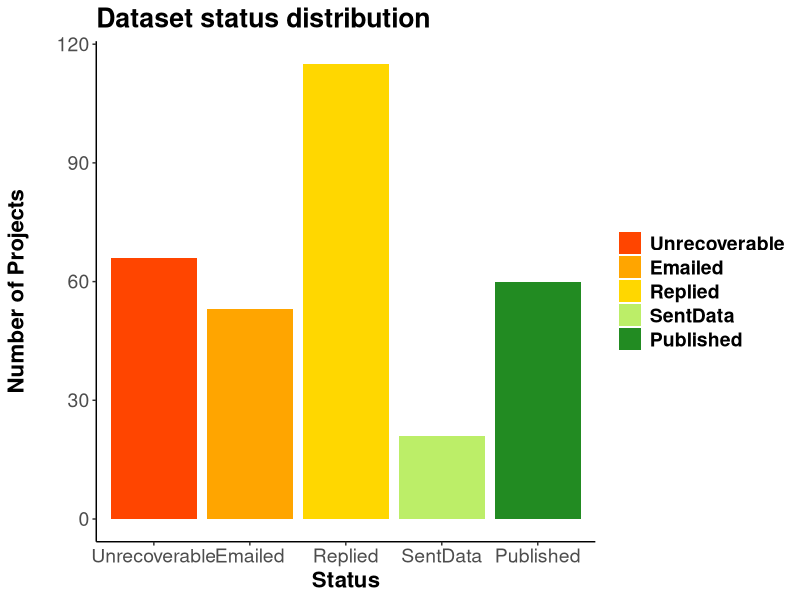

The R source for this figure: (Note: this script raises an error after producing the figure.)
## ---- chunk 1

library(knitr)
library(dplyr)
library(readr)
library(ggplot2)
library(reshape2)
library(grid)
library(gridExtra)
library(gtable)
library(cowplot)

rslt=read.csv('data/archResRevised2.csv',header=T,stringsAsFactors=F)
rslt[rslt$Status=='published','Status']<-'Published'

rslt$succ=ifelse(rslt$Status %in% c('Published','SentData','Revised'),0,1)
rslt$statSucc=ifelse(rslt$Status %in% c('Published','SentData','Revised'),1,2) # 1 = success, 2 = not successful

agDes=read.csv('data/ecoInfoAgencyDesig.csv',header=T,stringsAsFactors=T,col.names=c('agency','agGrp','agSubGrp'))
agDes$agGrp=gsub('nonProf','private',agDes$agGrp)

rslt2=merge(rslt,agDes,all.x=T)
rslt2=rslt2 %>%
  filter(!end>2010) 
## ---- chunk 2
statusCols=c('Unrecoverable'='orangered',
             'Emailed'='orange',
             'Replied'='gold',
             'SentData'='darkolivegreen2',
             'Revised'='darkolivegreen3',
             'Published'='forestgreen')

## ---- chunk 3

overall=table(rslt2$Status)
overallLong=melt(overall)
colnames(overallLong)=c('Status','nDatasets')
overall2=overallLong %>%
  mutate(prop=nDatasets/sum(nDatasets))

possible=overallLong %>%
  filter(!Status=='Unrecoverable') %>%
  mutate(prop=nDatasets/sum(nDatasets))

statusOrd=c('Unrecoverable','Emailed','Replied','SentData','Revised','Published')
#rslt2$Status=as.factor(rslt2$Status,levels=statusOrd,ordered=T)

statPlot=ggplot()+
  geom_bar(data=rslt2,
                 aes(x=factor(Status,levels=statusOrd,ordered=T),fill=Status))+
  scale_fill_manual(labels=statusOrd,values=statusCols,breaks=statusOrd)+
  theme(legend.title=element_blank())+
  theme(panel.grid.major = element_blank(),
        panel.grid.minor = element_blank(),
        panel.border = element_blank(),
        panel.background = element_blank())+
  #theme(axis.text.x = element_text(angle=90))+
  xlab('Status')+
  ylab('Number of Projects\n')+
  ggtitle('Dataset status distribution')+
  theme(axis.text=element_text(size=14),
        title=element_text(size=16,face="bold"),
        legend.text = element_text(size = 14, face = "bold"))+
  theme(axis.line.x = element_line(color="black"),
        axis.line.y = element_line(color="black"))

statPlot

## ---- chunk 4

catYN=as.data.frame(table(rslt2$dataType,rslt2$succ))
colnames(catYN)=c('category','succ','nDatasets')

broadSpl=strsplit(as.character(catYN$category),'-')
catYN$broad=sapply(broadSpl,function(x) x[1])
bioSub=sapply(broadSpl,function(x) x[2])

bioYN=catYN %>%
  filter(broad=='biological') %>%
  mutate(subCat=na.omit(bioSub)) %>%
  group_by(category) %>%
  mutate(grpTots=sum(nDatasets)) %>%
  mutate(prop=nDatasets/grpTots)

bioYN$subCat=factor(bioYN$subCat,levels=c("habitat",'plankton','benthicInverts','fish','birds','mammals'))

##### general fields (biology grouped)

sums=bioYN %>%
  group_by(succ) %>%
  summarise(nDatasets=sum(nDatasets)) %>%
  mutate(category='biological') %>%
  select(category,succ,nDatasets)

broadDf=catYN %>%
  filter(!broad=='biological') %>%
  group_by(broad) %>%
  mutate(grpTots=sum(nDatasets)) %>%
  mutate(prop=nDatasets/grpTots)
  
broadDf$category<-factor(broadDf$category,levels=c('physical',"biological",'social',"oil",'modeling'))
broadDf[9:10,]<-sums
broadDf[9:10,'prop'] <- c(broadDf$nDatasets[9]/sum(sums$nDatasets),broadDf$nDatasets[10]/sum(sums$nDatasets))
broadDf[9:10,'grpTots'] <- sum(sums$nDatasets)

broadNds=ggplot(broadDf[broadDf$succ==0,],aes(x=category,y=grpTots))+
  geom_bar(stat = "identity",fill="grey")+
  theme(axis.line=element_line('black'),
        panel.grid.major = element_blank(),
        panel.grid.minor = element_blank(),
        panel.border = element_blank(),
        panel.background = element_blank())+
  theme(axis.text.x = element_blank(),
        axis.title.x = element_blank())+
  ggtitle('General fields')+
  ylab('Number of datasets\n')+
  theme(axis.text=element_text(size=14),
        title=element_text(size=16,face="bold"))+
  theme(axis.line.x = element_line(color="black"),
        axis.line.y = element_line(color="black"))
  
broadPerc=ggplot(broadDf[broadDf$succ==0,],aes(x=category,y=(prop*100)))+
  geom_bar(stat = "identity",fill="black")+
  scale_x_discrete(labels=c('physical',"biological",'social',"oil",'modeling'))+
  theme(axis.line=element_line('black'),
        panel.grid.major = element_blank(),
        panel.grid.minor = element_blank(),
        panel.border = element_blank(),
        panel.background = element_blank(),
        axis.text.x = element_text(angle=90))+
  xlab('Field')+
  ylab('% successful\n')+
  ylim(0,63)+
  theme(axis.text=element_text(size=14),
        title=element_text(size=16,face="bold"))+
  theme(axis.line.x = element_line(color="black"),
        axis.line.y = element_line(color="black"))+
  annotate("text", x = 1, y=broadDf$prop[[3]]*100+2, label = as.character(broadDf[broadDf$category=="physical" & broadDf$succ==0,"grpTots"]))+
  annotate("text", x = 2, y=broadDf$prop[[9]]*100+2, label = as.character(broadDf[broadDf$category=="biological" & broadDf$succ==0,"grpTots"]))+
  annotate("text", x = 3, y=broadDf$prop[[4]]*100+2, label = as.character(broadDf[broadDf$category=="social" & broadDf$succ==0,"grpTots"]))+
  annotate("text", x = 4, y=broadDf$prop[[2]]*100+2, label = as.character(broadDf[broadDf$category=="oil" & broadDf$succ==0,"grpTots"]))+
  annotate("text", x = 5, y=broadDf$prop[[1]]*100+2, label = as.character(broadDf[broadDf$category=="modeling" & broadDf$succ==0,"grpTots"]))

#biology fields

bioPerc=ggplot(bioYN[bioYN$succ==0,],aes(x=subCat,y=(prop*100)))+
  geom_bar(stat = "identity",fill="black")+
  scale_x_discrete(labels=c("habitat","plankton","inverts","fish","birds","mammals"))+
  theme(axis.line=element_line('black'),
        panel.grid.major = element_blank(),
        panel.grid.minor = element_blank(),
        panel.border = element_blank(),
        panel.background = element_blank())+
  theme(axis.text.x = element_text(angle=90),
        axis.title.y = element_blank())+
  ylim(0,63)+
  xlab('Bio Field')+
  #ylab('% successful')+
  theme(axis.text=element_text(size=14),
        title=element_text(size=16,face="bold"))+
  theme(axis.line.x = element_line(color="black"),
        axis.line.y = element_line(color="black"))+
  annotate("text", x = 1, y=bioYN$prop[[4]]*100+3, label = as.character(bioYN[bioYN$category=="biological-habitat" & bioYN$succ==0,"grpTots"]))+
  annotate("text", x = 2, y=bioYN$prop[[6]]*100+3, label = as.character(bioYN[bioYN$category=="biological-plankton" & bioYN$succ==0,"grpTots"]))+
  annotate("text", x = 3, y=bioYN$prop[[1]]*100+3, label = as.character(bioYN[bioYN$category=="biological-benthicInverts" & bioYN$succ==0,"grpTots"]))+
  annotate("text", x = 4, y=bioYN$prop[[3]]*100+3, label = as.character(bioYN[bioYN$category=="biological-fish" & bioYN$succ==0,"grpTots"]))+
  annotate("text", x = 5, y=bioYN$prop[[2]]*100+3, label = as.character(bioYN[bioYN$category=="biological-birds" & bioYN$succ==0,"grpTots"]))+
  annotate("text", x = 6, y=bioYN$prop[[5]]*100+3, label = as.character(bioYN[bioYN$category=="biological-mammals" & bioYN$succ==0,"grpTots"]))

bioNds=ggplot(bioYN[bioYN$succ==0,],aes(x=subCat,y=grpTots))+
  geom_bar(stat = "identity",fill="grey")+
  theme(axis.line=element_line('black'),
        panel.grid.major = element_blank(),
        panel.grid.minor = element_blank(),
        panel.border = element_blank(),
        panel.background = element_blank())+
  theme(axis.text.x = element_blank(),
        axis.title = element_blank())+
  #ylim=c(0,300)+
  ggtitle('Biology sub-fields')+
  ylab('Number of datasets\n')+
  theme(axis.text=element_text(size=14),
        title=element_text(size=16,face="bold"))+
  theme(axis.line.x = element_line(color="black"),
        axis.line.y = element_line(color="black"))

# grid.arrange(broadNds,bioNds,broadPerc,bioPerc, ncol = 2,heights=c(1,1.5))

plot_grid(broadNds,bioNds,broadPerc,bioPerc, ncol = 2, rel_heights=c(0.5,1),align="v")

## ---- chunk 5
secSubYN=as.data.frame(table(rslt2$agSubGrp,rslt2$succ))
colnames(secSubYN)=c('subSector','succ','nDatasets')

secSubYN2=secSubYN %>%
  group_by(subSector) %>%
  mutate(prop=nDatasets/sum(nDatasets))
secSubYN2$subSector=factor(secSubYN2$subSector,levels=c("gov_fed","gov_state","academia","nonProf","private","tribe"),ordered = T)

subSecNds=ggplot(secSubYN2,aes(x=subSector,y=nDatasets))+
  geom_bar(stat = "identity",fill="grey")+
  theme(axis.line=element_line('black'),
        panel.grid.major = element_blank(),
        panel.grid.minor = element_blank(),
        panel.border = element_blank(),
        panel.background = element_blank())+
  theme(axis.text.x = element_blank(),
        axis.title.x = element_blank())+
  ylab('Number of Projects\n')+
  theme(axis.text=element_text(size=14),
        title=element_text(size=16,face="bold"))+
  theme(axis.line.x = element_line(color="black"),
        axis.line.y = element_line(color="black"))

subSecPerc=ggplot(secSubYN2[secSubYN2$succ==0,],aes(x=subSector,y=as.numeric(prop*100)))+
  geom_bar(stat = "identity",fill="black")+
  scale_x_discrete(breaks=levels(secSubYN2$subSector),
                   labels=c("govFed","govState","academia","nonProfit","forProfit","tribes"))+
  theme(axis.line=element_line('black'),
        panel.grid.major = element_blank(),
        panel.grid.minor = element_blank(),
        panel.border = element_blank(),
        panel.background = element_blank(),
        axis.text.x = element_text(angle=90))+
  xlab('Sector')+
  ylab('% successful\n')+
  ylim(0,63)+
  #ggtitle('Percent success by research sector type')+
  theme(axis.text=element_text(size=14),
        title=element_text(size=16,face="bold"))+
  theme(axis.line.x = element_line(color="black"),
        axis.line.y = element_line(color="black"))

# grid.arrange(subSecNds, subSecPerc, ncol = 1, heights=c(1,1.75))
plot_grid(subSecNds, subSecPerc, ncol = 1, rel_heights=c(1,1.75),align="v")

## ---- chunk 6

rslt2$succ<-ifelse(rslt2$Status %in% c('Unrecoverable','Emailed','Replied'),1,0)

endYr=rslt2 %>%
  filter(!end<1989) %>%
  filter(!end>2010) %>%
  select(succ,end)

endYrs=as.data.frame(table(endYr$end,endYr$succ))
colnames(endYrs)=c('year','succ','freq')
endYrs<- mutate(endYrs,since=(2012-as.numeric(paste(endYrs$year))))

yrsPropEnd<-endYrs %>%
  group_by(as.character(year)) %>%
  mutate(yrSum=sum(freq)) %>%
  mutate(prop=freq/yrSum)

yrsNds=ggplot(yrsPropEnd[yrsPropEnd$succ==0,],aes(x=since,y=yrSum)) +
  geom_bar( stat="identity",fill="grey")+
  theme(axis.line=element_line('black'),
        panel.grid.major = element_blank(),
        panel.grid.minor = element_blank(),
        panel.border = element_blank(),
        panel.background = element_blank(),
        axis.title.y=element_text(color="black"),
        axis.title.x=element_blank())+
  xlim(max(endYrs$since),min(endYrs$since))+
  #ylim(0,100)+ 
  #xlab('Years since funding award')+
  ylab('Number\nof Projects')+
  theme(legend.position="none",
        axis.text=element_text(size=14),
        title=element_text(size=16,face="bold"),
        axis.line.x = element_line(color="black"),
        axis.line.y = element_line(color="black"))


yrsPerc=ggplot(yrsPropEnd[yrsPropEnd$succ==0,],aes(x=since,y=as.numeric(prop*100)))+
  geom_bar(stat = "identity",fill="black")+
  xlim(max(endYrs$since),min(endYrs$since))+
  theme(axis.line=element_line('black'),
        panel.grid.major = element_blank(),
        panel.grid.minor = element_blank(),
        panel.border = element_blank(),
        panel.background = element_blank())+
  xlab('Sector')+
  ylab('% successful\n')+
  ylim(0,63)+
  #ggtitle('Percent success by research sector type')+
  theme(axis.text=element_text(size=14),
        title=element_text(size=16,face="bold"))+
  theme(axis.line.x = element_line(color="black"),
        axis.line.y = element_line(color="black"))

# grid.arrange(yrsNds, yrsPerc, ncol = 1, heights=c(1,1.5))
plot_grid(yrsNds, yrsPerc, ncol = 1, rel_heights=c(1,1.5),align="v")
## ---- chunk 7
reas=rslt2 %>%
  filter(Status=='Unrecoverable') %>%
  filter(!reason=="no data generated") %>%
  filter(!reason=="data uvailable") %>%
  select(Status,reason)
reasTab=as.data.frame(table(reas$reason))
colnames(reasTab)=c('reason','nDatasets')

## add in status = 'emailed' to 'no contact info' & status = "replied" to unwilling to share? ...discuss with group

reasTab[reasTab$reason=='no contact info',"nDatasets"] <- (reasTab[reasTab$reason=='no contact info',"nDatasets"] + length(rslt2[rslt2$Status=='Emailed','Status'])) 

levels(reasTab$reason)=c(levels(reasTab$reason),'communication lost')

reasTab[6,]<-c('communication lost', length(rslt2[rslt2$Status=='Replied','Status'])+1)# +1 for one of the 'data unavailable' datasets, add the other to "data lost"
reasTab[1,2]<-as.numeric(as.character(reasTab[reasTab$reason=="data lost","nDatasets"]))+1

reasTab<-arrange(reasTab,desc(as.numeric(nDatasets)))
reasTab$reason<-factor(reasTab$reason,levels = reasTab$reason,ordered = T)

reasTot=sum(as.numeric(reasTab$nDatasets))
reasTab$perc=as.numeric(reasTab$nDatasets)/reasTot

whyNot<-ggplot(reasTab,aes(x=reason,y=as.numeric(perc)*100))+
  geom_bar(stat = "identity")+
  theme(axis.line=element_line('black'),
        panel.grid.major = element_blank(),
        panel.grid.minor = element_blank(),
        panel.border = element_blank(),
        panel.background = element_blank())+
  theme(axis.text.x = element_text(angle=90))+
  ylim(0,63)+
  ylab('% of unsuccessful\nprojects\n')+
  ggtitle('Why are data not recovered?')+
  theme(axis.text=element_text(size=14),
        title=element_text(size=16,face="bold"))+
  theme(axis.line.x = element_line(color="black"),
        axis.line.y = element_line(color="black")) ## *** add each n as text above bar
whyNot
